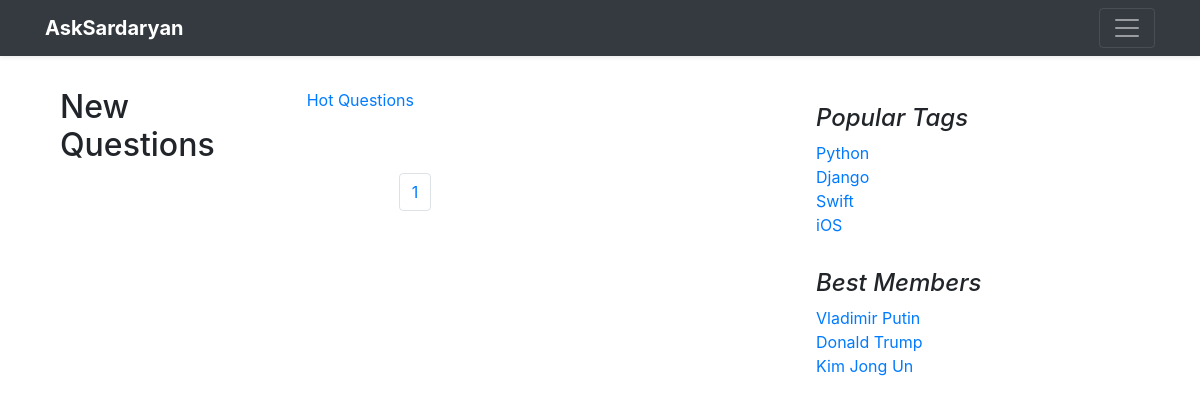
Before: /questions/tag/major/?page=2 with the older database file.
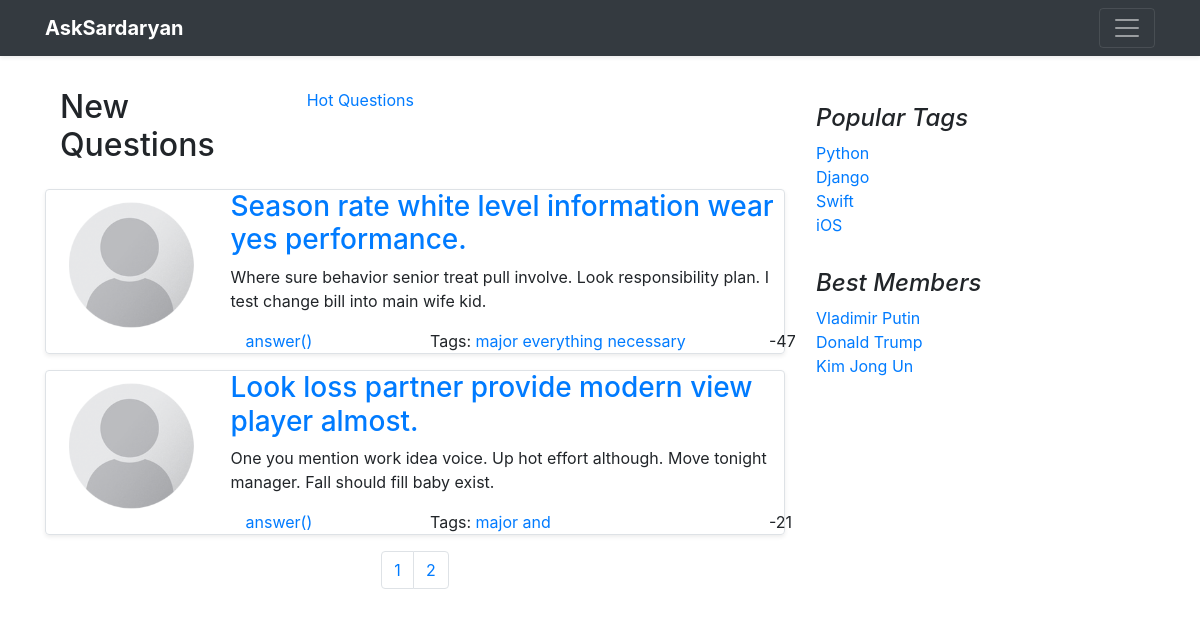
After: the same page with the newer database file.
### questions/models.py (models this page shows, shortened)
class Question(models.Model):
    author = models.ForeignKey(User, on_delete=models.CASCADE)
    title = models.CharField(max_length=120, verbose_name=u"Заголовок вопроса")
    text = models.TextField(verbose_name=u"Полное описание вопроса")
    create_date = models.DateTimeField(default=datetime.now, verbose_name=u"Время создания вопроса")
    is_active = models.BooleanField(default=True, verbose_name=u"Доступность вопроса")
    tags = models.ManyToManyField(Tag, blank=True, related_name="questions")
    rating = models.IntegerField(default=0)
    objects = QuestionManager()
    class Meta:
        ordering = ['-create_date']

class Tag(models.Model):
    title = models.CharField(max_length=120, verbose_name=u"Заголовок ярлыка")

### questions/views.py (the view)
# urls.py: path("tag/<str:tag>/", views.questions_for_tag, name="tag"),
def questions_for_tag(request, tag):
    questions = Question.objects.by_tag(tag)
    paginated_questions = paginate(request, questions)
    return render(request, "questions/index.html", context={"questions": paginated_questions})

### questions/managers.py (called while the page is built)
    def by_tag(self, tag):
        return self.filter(is_active=True).filter(tags__title=tag).prefetch_related()

### questions/views.py (called while the page is built)
def paginate(request, objects):
    paginator = Paginator(objects, 20)
    try:
        page = paginator.get_page(request.GET.get('page'))
    except PageNotAnInteger:
        page = paginator.get_page(1)
    except EmptyPage:
        page = paginator.get_page(paginator.num_pages)
    return page

### questions/templates/questions/index.html
{% extends 'base.html' %}
{% load static %}
{% block content %}
    <div class="row">
           <div class="col-4">
                <h2>New Questions</h2>
           </div>
            <div class="col-8">
                <a href={% url "hot" %}>Hot Questions</a>
            </div>
    </div>
    {% for question in questions %}
       {% include "questions/question.html" %}
    {% endfor %}
{% endblock %}
{% block pagination %}
    {% include "questions/pagination.html" %}
{% endblock %}

### questions/templates/questions/question.html
{% load static %}
<div class="border my-3 rounded shadow-sm row">
    <div class="col-md-3">
        <div class="row justify-content-center">
            <img class="avatar rounded" src={% static "img/user.png" %}  >
        </div>
    </div>
    <div class="col-md-9">
        <div class="row">
            <h3><a href=#>{{ question.title }}</a></h3>
        </div>
        <div class="row">
            <p>{{ question.text }}</p>
        </div>
        <div class="row mb-0">
            <div class="col-4">
                <a href=#>answer({{ question.answers_count}})</a>
            </div>
            <div class="col-8">
                Tags:
                {% for tag in question.tags.all %}
                    <a href="#">{{ tag.title }}</a>
                {% endfor %}
            </div>
            <div class="row justify-content-center">
                {{ question.rating }}
            </div>
        </div>
    </div>
</div>

Changed rows visible on the page:
added Question: title "Season rate white level information wear yes performance.", text "Where sure behavior senior treat pull involve. Look responsibility plan. I test change bill into main wife kid.", rating "-47"
added Tag: title "major"
added Tag: title "everything", shown under "Season rate white level information wear yes performance."
added Tag: title "necessary", shown under "Season rate white level information wear yes performance."
added Question: title "Look loss partner provide modern view player almost.", text "One you mention work idea voice. Up hot effort although. Move tonight manager. Fall should fill baby exist.", rating "-21"
added Tag: title "and", shown under "Look loss partner provide modern view player almost."
Other visible differences:
{{ questions.previous_page_number }}: (not shown) → "1"
{{ questions.number }}: "1" → "2"
